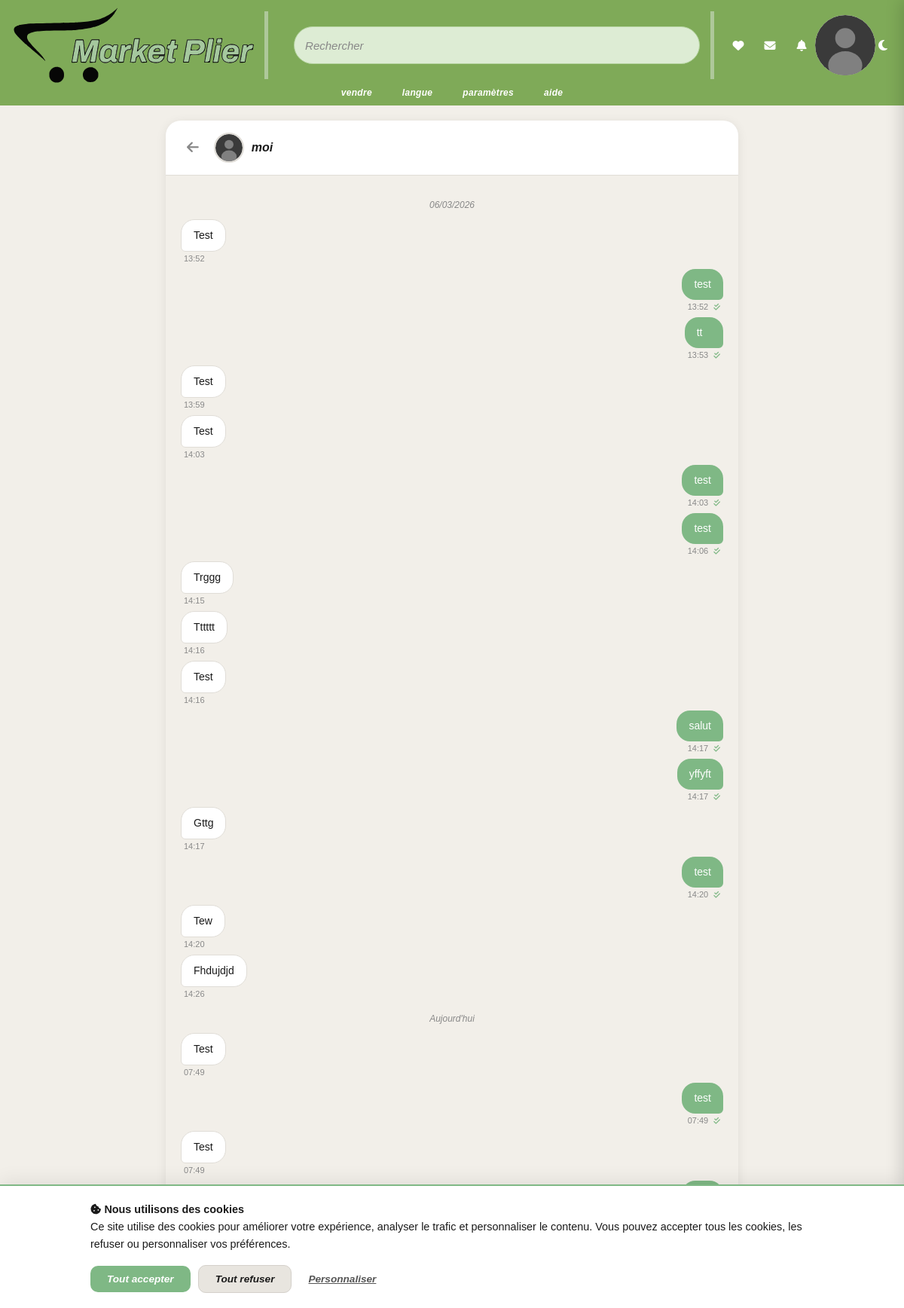
Screenshot of /messagerie/conversation.php?id=32 (signed in) with the database file from the repository.
### tables this page shows
CREATE TABLE `conversations` (
  `id` int UNSIGNED NOT NULL,
  `user1_token` varchar(64) NOT NULL,
  `user2_token` varchar(64) NOT NULL,
  `listing_id` int UNSIGNED DEFAULT NULL,
  `created_at` timestamp NULL DEFAULT CURRENT_TIMESTAMP,
  `updated_at` timestamp NULL DEFAULT CURRENT_TIMESTAMP ON UPDATE CURRENT_TIMESTAMP
);

CREATE TABLE `users` (
  `username` varchar(30) NOT NULL,
  `email` varchar(255) NOT NULL,
  `google_id` varchar(255) DEFAULT NULL,
  `auth_provider` enum('local','google','both') NOT NULL DEFAULT 'local',
  `password_hash` varchar(255) DEFAULT NULL,
  `profile_photo` varchar(255) DEFAULT NULL,
  `is_admin` tinyint(1) NOT NULL DEFAULT '0',
  `created_at` timestamp NULL DEFAULT CURRENT_TIMESTAMP,
  `auth_token` varchar(64) NOT NULL,
  `remember_token` varchar(255) DEFAULT NULL
);

CREATE TABLE `messages` (
  `id` int UNSIGNED NOT NULL,
  `conversation_id` int UNSIGNED NOT NULL,
  `sender_token` varchar(64) NOT NULL,
  `content` text NOT NULL,
  `is_read` tinyint(1) DEFAULT '0',
  `created_at` timestamp NULL DEFAULT CURRENT_TIMESTAMP
);

### messagerie/conversation.php (the view, shortened to what this page needs)
<?php
require_once '../database/db.php';
$myToken = $_SESSION['auth_token'];
$conversationId = filter_input(INPUT_GET, 'id', FILTER_VALIDATE_INT);
$stmt = $pdo->prepare("
    SELECT c.*,
           CASE WHEN c.user1_token = ? THEN c.user2_token ELSE c.user1_token END AS other_token,
           u.username AS other_username, u.profile_photo AS other_photo,
           l.title AS listing_title, l.id AS listing_id, l.image AS listing_image, l.price AS listing_price
    FROM conversations c
    JOIN users u ON u.auth_token = CASE WHEN c.user1_token = ? THEN c.user2_token ELSE c.user1_token END
    LEFT JOIN listings l ON l.id = c.listing_id
    WHERE c.id = ? AND (c.user1_token = ? OR c.user2_token = ?)
");
$stmt->execute([$myToken, $myToken, $conversationId, $myToken, $myToken]);
$conversation = $stmt->fetch();
$pdo->prepare("UPDATE messages SET is_read = 1 WHERE conversation_id = ? AND sender_token != ? AND is_read = 0")
  ->execute([$conversationId, $myToken]);
$stmt = $pdo->prepare("
    SELECT m.*, u.username, u.profile_photo
    FROM messages m
    JOIN users u ON u.auth_token = m.sender_token
    WHERE m.conversation_id = ?
    ORDER BY m.created_at ASC
");
$stmt->execute([$conversationId]);
$messages = $stmt->fetchAll();
?>
<!DOCTYPE html>
<html lang="fr">
<head>
  <link rel="stylesheet" href="../node_modules/bootstrap/dist/css/bootstrap.min.css">
  <link rel="stylesheet" href="../node_modules/@fortawesome/fontawesome-free/css/all.min.css">
  <link rel="stylesheet" href="../styles/index.css">
  <link rel="stylesheet" href="../styles/messagerie.css">
  <link rel="stylesheet" href="../styles/theme.css">
</head>
<body>
  <?php
  include '../header.php';
  ?>
  <main class="conv-main">
    <div class="conv-container">
      <div class="conv-header">
        <a href="inbox.php" class="conv-back"><i class="fa-solid fa-arrow-left"></i></a>
        <a href="../inscription-connexion/profile.php?user=<?= urlencode($conversation['other_username']) ?>" class="conv-user-info">
          <div class="conv-avatar">
            <?php if ($conversation['other_photo'] && file_exists('../uploads/profiles/' . $conversation['other_photo'])): ?>
              <img src="../uploads/profiles/<?= htmlspecialchars($conversation['other_photo'], ENT_QUOTES, 'UTF-8') ?>" alt="">
            <?php else: ?>
              <img src="../assets/images/default-avatar.svg" alt="">
            <?php endif; ?>
          </div>
          <span class="conv-username"><?= htmlspecialchars($conversation['other_username'], ENT_QUOTES, 'UTF-8') ?></span>
        </a>
      </div>
      <div class="conv-messages" id="convMessages">
        <?php
        $lastDate = '';
        foreach ($messages as $msg):
          $utc = $msg['created_at'];
          $msgDateKey = date('Y-m-d', strtotime($utc));
          if ($msgDateKey !== $lastDate):
            $lastDate = $msgDateKey;
        ?>
            <div class="conv-date-sep" data-utc="<?= htmlspecialchars($utc, ENT_QUOTES, 'UTF-8') ?>"></div>
          <?php endif; ?>
          <div class="conv-bubble <?= $msg['sender_token'] === $myToken ? 'conv-bubble-mine' : 'conv-bubble-other' ?>"
               data-msg-id="<?= (int) $msg['id'] ?>">
            <div class="conv-bubble-content">
              <?= nl2br(htmlspecialchars($msg['content'], ENT_QUOTES, 'UTF-8')) ?>
            </div>
            <span class="conv-bubble-time" data-utc="<?= htmlspecialchars($utc, ENT_QUOTES, 'UTF-8') ?>">
              <?php if ($msg['sender_token'] === $myToken): ?>
                <i class="fa-solid <?= $msg['is_read'] ? 'fa-check-double conv-read-icon' : 'fa-check' ?> conv-check-icon"></i>
              <?php endif; ?>
            </span>
          </div>
        <?php endforeach; ?>
      </div>
      <form class="conv-form" id="sendForm">
        <button type="submit" class="conv-send" id="sendBtn">
        </button>
      </form>
    </div>
  </main>
</body>
</html>

### styles/index.css (style rules this page uses)
*, *::before, *::after { margin: 0; padding: 0; }
html, body { width: 100%; height: 100%; font-family: "Archivo", Arial, sans-serif; background: var(--mp-bg, #f2efe9); color: var(--mp-text, #1a1a1a); line-height: normal; }
main { min-height: calc(100vh - 140px); padding: 20px 30px 30px 30px; display: flex; flex-direction: column; gap: 0; overflow-y: auto; }

### styles/messagerie.css (style rules this page uses)
.conv-main { padding: 20px; max-width: 800px; margin: 0 auto; height: calc(100vh - 160px); display: flex; }
.conv-container { flex: 1; display: flex; flex-direction: column; background: var(--mp-card-bg); border-radius: 20px; box-shadow: 0 2px 14px var(--mp-card-shadow); overflow: hidden; }
.conv-header { display: flex; align-items: center; gap: 12px; padding: 16px 20px; border-bottom: 1px solid var(--mp-border-light); flex-shrink: 0; }
.conv-back { color: var(--mp-text-muted); font-size: 18px; text-decoration: none; padding: 4px 8px; transition: color 0.2s; }
.conv-user-info { display: flex; align-items: center; gap: 10px; text-decoration: none; transition: opacity 0.2s; }
.conv-avatar { width: 40px; height: 40px; border-radius: 50%; overflow: hidden; border: 2px solid var(--mp-border-light); }
.conv-avatar img { width: 100%; height: 100%; object-fit: cover; }
.conv-username { font-family: "Archivo", sans-serif; font-weight: 700; font-style: italic; font-size: 16px; color: var(--mp-text); }
.conv-messages { flex: 1; overflow-y: auto; padding: 20px; display: flex; flex-direction: column; gap: 8px; background: var(--mp-bg); }
.conv-date-sep { text-align: center; font-size: 12px; color: var(--mp-text-muted); padding: 12px 0 4px; font-style: italic; }
.conv-bubble { max-width: 70%; display: flex; flex-direction: column; }
.conv-bubble-mine { align-self: flex-end; }
.conv-bubble-other { align-self: flex-start; }
.conv-bubble-content { padding: 10px 16px; border-radius: 18px; font-size: 14px; line-height: 1.5; word-wrap: break-word; }
.conv-bubble-mine .conv-bubble-content { background: var(--mp-green); color: #fff; border-bottom-right-radius: 6px; }
.conv-bubble-other .conv-bubble-content { background: var(--mp-card-bg); color: var(--mp-text); border-bottom-left-radius: 6px; border: 1px solid var(--mp-border-light); }
.conv-bubble-time { font-size: 11px; color: var(--mp-text-muted); margin-top: 3px; padding: 0 4px; }
.conv-bubble-mine .conv-bubble-time { text-align: right; }
.conv-check-icon { font-size: 10px; margin-left: 4px; color: var(--mp-text-muted); }
.conv-read-icon { color: var(--mp-green) !important; }
.conv-form { display: flex; align-items: flex-end; gap: 10px; padding: 14px 20px; border-top: 1px solid var(--mp-border-light); flex-shrink: 0; background: var(--mp-card-bg); }
.conv-send { width: 44px; height: 44px; border-radius: 50%; border: none; background: var(--mp-green); color: #fff; font-size: 16px; cursor: pointer; flex-shrink: 0; transition: background 0.2s, transform 0.1s; display: flex; align-items: center; justify-content: center; }

### styles/theme.css (style rules this page uses)
:root, [data-bs-theme="light"] { --mp-bg: #f2efe9; --mp-bg-secondary: #ffffff; --mp-bg-tertiary: #e8e5df; --mp-text: #1a1a1a; --mp-text-secondary: #555555; --mp-text-muted: #888888; --mp-border: #d4d0ca; --mp-border-light: #e0ddd7; --mp-card-bg: #ffffff; --mp-card-shadow: rgba(0, 0, 0, 0.08); --mp-input-bg: #f8f6f2; --mp-input-border: #d4d0ca; --mp-input-text: #333333; --mp-input-placeholder: #aaa; --mp-header-bg: #7faa58; --mp-header-divider: #aec89a; --mp-search-bg: #ddecd4; --mp-search-border: #b5d4a0; --mp-green: #7fb885; --mp-green-hover: #6aa070; --mp-overlay: rgba(0, 0, 0, 0.5); --mp-modal-bg: #ffffff; --mp-skeleton: #d4d4d4; --bs-body-bg: #f2efe9; --bs-body-color: #1a1a1a; --bs-border-color: #d4d0ca; --bs-tertiary-bg: #e8e5df; --bs-secondary-bg: #f2efe9; }
html, body { background-color: var(--mp-bg) !important; color: var(--mp-text); transition: background-color 0.3s ease, color 0.3s ease; }

### rows the page displays
conversations: user1_token.username "moi"
messages: content "Test"
messages: content "test", is_read 1 (drawn)
messages: content "tt", is_read 1 (drawn)
messages: content "Test"
messages: content "Test"
messages: content "test", is_read 1 (drawn)
messages: content "test", is_read 1 (drawn)
messages: content "Trggg"
messages: content "Tttttt"
messages: content "Test"
messages: content "salut", is_read 1 (drawn)
messages: content "yffyft", is_read 1 (drawn)
messages: content "Gttg"
messages: content "test", is_read 1 (drawn)
messages: content "Tew"
messages: content "Fhdujdjd"
messages: content "Test"
messages: content "test", is_read 1 (drawn)
messages: content "Test"
